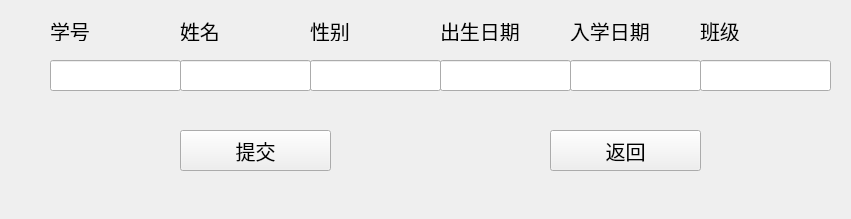
<?xml version="1.0" encoding="UTF-8"?>
<ui version="4.0">
 <class>Form</class>
 <widget class="QWidget" name="Form">
  <property name="geometry">
   <rect>
    <x>0</x>
    <y>0</y>
    <width>851</width>
    <height>219</height>
   </rect>
  </property>
  <property name="minimumSize">
   <size>
    <width>851</width>
    <height>219</height>
   </size>
  </property>
  <property name="maximumSize">
   <size>
    <width>851</width>
    <height>219</height>
   </size>
  </property>
  <property name="windowTitle">
   <string>Form</string>
  </property>
  <widget class="QLineEdit" name="lineEdit_1">
   <property name="geometry">
    <rect>
     <x>50</x>
     <y>60</y>
     <width>131</width>
     <height>31</height>
    </rect>
   </property>
  </widget>
  <widget class="QLineEdit" name="lineEdit_2">
   <property name="geometry">
    <rect>
     <x>180</x>
     <y>60</y>
     <width>131</width>
     <height>31</height>
    </rect>
   </property>
  </widget>
  <widget class="QLineEdit" name="lineEdit_3">
   <property name="geometry">
    <rect>
     <x>310</x>
     <y>60</y>
     <width>131</width>
     <height>31</height>
    </rect>
   </property>
  </widget>
  <widget class="QLineEdit" name="lineEdit_4">
   <property name="geometry">
    <rect>
     <x>440</x>
     <y>60</y>
     <width>131</width>
     <height>31</height>
    </rect>
   </property>
  </widget>
  <widget class="QLineEdit" name="lineEdit_5">
   <property name="geometry">
    <rect>
     <x>570</x>
     <y>60</y>
     <width>131</width>
     <height>31</height>
    </rect>
   </property>
  </widget>
  <widget class="QLineEdit" name="lineEdit_6">
   <property name="geometry">
    <rect>
     <x>700</x>
     <y>60</y>
     <width>131</width>
     <height>31</height>
    </rect>
   </property>
  </widget>
  <widget class="QPushButton" name="pushButton">
   <property name="geometry">
    <rect>
     <x>180</x>
     <y>130</y>
     <width>151</width>
     <height>41</height>
    </rect>
   </property>
   <property name="font">
    <font>
     <family>楷体</family>
     <pointsize>15</pointsize>
    </font>
   </property>
   <property name="text">
    <string>提交</string>
   </property>
  </widget>
  <widget class="QPushButton" name="pushButton_2">
   <property name="geometry">
    <rect>
     <x>550</x>
     <y>130</y>
     <width>151</width>
     <height>41</height>
    </rect>
   </property>
   <property name="font">
    <font>
     <family>楷体</family>
     <pointsize>15</pointsize>
    </font>
   </property>
   <property name="text">
    <string>返回</string>
   </property>
  </widget>
  <widget class="QLabel" name="label">
   <property name="geometry">
    <rect>
     <x>50</x>
     <y>20</y>
     <width>71</width>
     <height>21</height>
    </rect>
   </property>
   <property name="font">
    <font>
     <family>楷体</family>
     <pointsize>15</pointsize>
    </font>
   </property>
   <property name="text">
    <string>学号</string>
   </property>
  </widget>
  <widget class="QLabel" name="label_2">
   <property name="geometry">
    <rect>
     <x>180</x>
     <y>20</y>
     <width>71</width>
     <height>21</height>
    </rect>
   </property>
   <property name="font">
    <font>
     <family>楷体</family>
     <pointsize>15</pointsize>
    </font>
   </property>
   <property name="text">
    <string>姓名</string>
   </property>
  </widget>
  <widget class="QLabel" name="label_3">
   <property name="geometry">
    <rect>
     <x>310</x>
     <y>20</y>
     <width>71</width>
     <height>21</height>
    </rect>
   </property>
   <property name="font">
    <font>
     <family>楷体</family>
     <pointsize>15</pointsize>
    </font>
   </property>
   <property name="text">
    <string>性别</string>
   </property>
  </widget>
  <widget class="QLabel" name="label_4">
   <property name="geometry">
    <rect>
     <x>440</x>
     <y>20</y>
     <width>91</width>
     <height>21</height>
    </rect>
   </property>
   <property name="font">
    <font>
     <family>楷体</family>
     <pointsize>15</pointsize>
    </font>
   </property>
   <property name="text">
    <string>出生日期</string>
   </property>
  </widget>
  <widget class="QLabel" name="label_5">
   <property name="geometry">
    <rect>
     <x>570</x>
     <y>20</y>
     <width>91</width>
     <height>21</height>
    </rect>
   </property>
   <property name="font">
    <font>
     <family>楷体</family>
     <pointsize>15</pointsize>
    </font>
   </property>
   <property name="text">
    <string>入学日期</string>
   </property>
  </widget>
  <widget class="QLabel" name="label_6">
   <property name="geometry">
    <rect>
     <x>700</x>
     <y>20</y>
     <width>71</width>
     <height>21</height>
    </rect>
   </property>
   <property name="font">
    <font>
     <family>楷体</family>
     <pointsize>15</pointsize>
    </font>
   </property>
   <property name="text">
    <string>班级</string>
   </property>
  </widget>
 </widget>
 <resources/>
 <connections/>
</ui>
